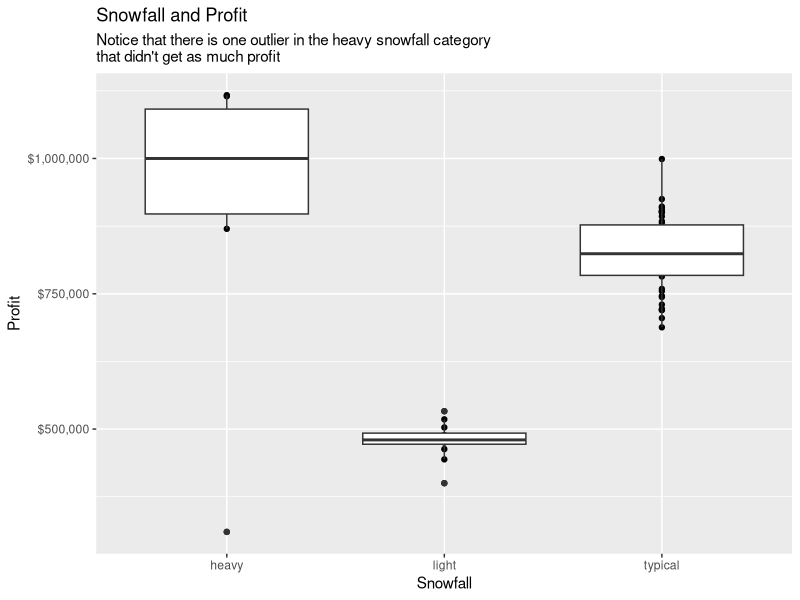
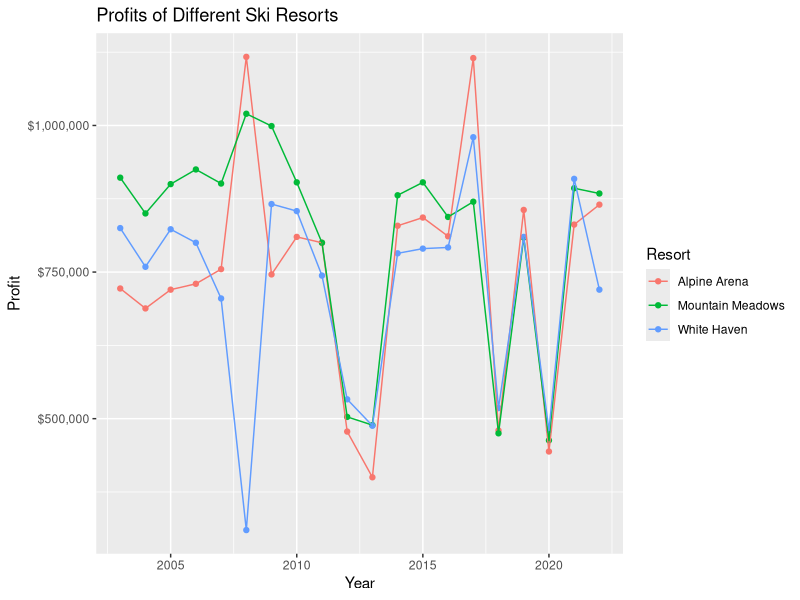

Source code (R) for these figures, in order:
library(tidyverse)

data <- read_csv("Ski-Resort-Dataset.csv")

data <- data |>
  rename(Profit = `Profit ($ thousands)`) |>
  mutate(Snowfall = ifelse(Snowfall == "Typpical", "typical", Snowfall)) |>
  mutate(Profit = Profit * 1000)

# snowfall and profit
data |>
  ggplot(aes(x = Snowfall, y=Profit)) +
  geom_point() +
  geom_boxplot() +
  scale_y_continuous(labels = scales::dollar_format()) +
  labs(title="Snowfall and Profit",
       subtitle= "Notice that there is one outlier in the heavy snowfall category\nthat didn't get as much profit")

# resort and profit
data |>
  ggplot(aes(x = Year, y=Profit, color=Resort)) +
  geom_point() +
  geom_line() +
  scale_y_continuous(labels = scales::dollar_format()) +
  labs(title="Profits of Different Ski Resorts")
